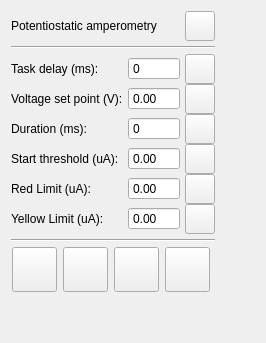
      <widget class="QWidget" name="ptTab">
       <attribute name="title">
        <string>Potentiostatic amperometry</string>
       </attribute>
       <layout class="QGridLayout" name="gridLayout_5">
        <item row="0" column="2">
         <layout class="QGridLayout" name="ptPlotView"/>
        </item>
        <item row="1" column="2">
         <spacer name="horizontalSpacer">
          <property name="orientation">
           <enum>Qt::Horizontal</enum>
          </property>
          <property name="sizeHint" stdset="0">
           <size>
            <width>40</width>
            <height>0</height>
           </size>
          </property>
         </spacer>
        </item>
        <item row="0" column="1">
         <layout class="QGridLayout" name="gridLayout_6">
          <item row="0" column="0">
           <layout class="QVBoxLayout" name="verticalLayout">
            <property name="spacing">
             <number>5</number>
            </property>
            <item>
             <layout class="QHBoxLayout" name="horizontalLayout_4">
              <item>
               <widget class="QLabel" name="sensor0Label">
                <property name="text">
                 <string>Potentiostatic amperometry</string>
                </property>
               </widget>
              </item>
              <item>
               <widget class="QPushButton" name="ptButton">
                <property name="minimumSize">
                 <size>
                  <width>30</width>
                  <height>30</height>
                 </size>
                </property>
                <property name="maximumSize">
                 <size>
                  <width>30</width>
                  <height>30</height>
                 </size>
                </property>
                <property name="cursor">
                 <cursorShape>PointingHandCursor</cursorShape>
                </property>
                <property name="focusPolicy">
                 <enum>Qt::ClickFocus</enum>
                </property>
                <property name="text">
                 <string/>
                </property>
                <property name="icon">
                 <iconset resource="../qrc/uiResources.qrc">
                  <normaloff>:/icons/sendIcon</normaloff>:/icons/sendIcon</iconset>
                </property>
                <property name="iconSize">
                 <size>
                  <width>30</width>
                  <height>30</height>
                 </size>
                </property>
               </widget>
              </item>
             </layout>
            </item>
            <item>
             <widget class="Line" name="line_2">
              <property name="orientation">
               <enum>Qt::Horizontal</enum>
              </property>
             </widget>
            </item>
            <item>
             <layout class="QGridLayout" name="gridLayout_7">
              <property name="horizontalSpacing">
               <number>5</number>
              </property>
              <property name="verticalSpacing">
               <number>0</number>
              </property>
              <item row="3" column="3">
               <widget class="QPushButton" name="ptThresholdButton">
                <property name="minimumSize">
                 <size>
                  <width>30</width>
                  <height>30</height>
                 </size>
                </property>
                <property name="maximumSize">
                 <size>
                  <width>30</width>
                  <height>30</height>
                 </size>
                </property>
                <property name="cursor">
                 <cursorShape>PointingHandCursor</cursorShape>
                </property>
                <property name="focusPolicy">
                 <enum>Qt::ClickFocus</enum>
                </property>
                <property name="text">
                 <string/>
                </property>
                <property name="icon">
                 <iconset resource="../qrc/uiResources.qrc">
                  <normaloff>:/icons/sendIcon</normaloff>:/icons/sendIcon</iconset>
                </property>
                <property name="iconSize">
                 <size>
                  <width>30</width>
                  <height>30</height>
                 </size>
                </property>
               </widget>
              </item>
              <item row="3" column="0">
               <widget class="QLabel" name="label_17">
                <property name="text">
                 <string>Start threshold (uA):</string>
                </property>
               </widget>
              </item>
              <item row="1" column="2">
               <widget class="QDoubleSpinBox" name="ptSPValue">
                <property name="buttonSymbols">
                 <enum>QAbstractSpinBox::NoButtons</enum>
                </property>
                <property name="minimum">
                 <double>-9.990000000000000</double>
                </property>
                <property name="maximum">
                 <double>9.990000000000000</double>
                </property>
                <property name="singleStep">
                 <double>0.010000000000000</double>
                </property>
               </widget>
              </item>
              <item row="2" column="3">
               <widget class="QPushButton" name="ptTimeButton">
                <property name="minimumSize">
                 <size>
                  <width>30</width>
                  <height>30</height>
                 </size>
                </property>
                <property name="maximumSize">
                 <size>
                  <width>30</width>
                  <height>30</height>
                 </size>
                </property>
                <property name="cursor">
                 <cursorShape>PointingHandCursor</cursorShape>
                </property>
                <property name="focusPolicy">
                 <enum>Qt::ClickFocus</enum>
                </property>
                <property name="text">
                 <string/>
                </property>
                <property name="icon">
                 <iconset resource="../qrc/uiResources.qrc">
                  <normaloff>:/icons/sendIcon</normaloff>:/icons/sendIcon</iconset>
                </property>
                <property name="iconSize">
                 <size>
                  <width>30</width>
                  <height>30</height>
                 </size>
                </property>
               </widget>
              </item>
              <item row="5" column="2">
               <widget class="QDoubleSpinBox" name="ptRedLimitValue">
                <property name="buttonSymbols">
                 <enum>QAbstractSpinBox::NoButtons</enum>
                </property>
                <property name="minimum">
                 <double>-999.990000000000009</double>
                </property>
                <property name="maximum">
                 <double>999.990000000000009</double>
                </property>
                <property name="singleStep">
                 <double>0.010000000000000</double>
                </property>
               </widget>
              </item>
              <item row="3" column="2">
               <widget class="QDoubleSpinBox" name="ptThresholdValue">
                <property name="buttonSymbols">
                 <enum>QAbstractSpinBox::NoButtons</enum>
                </property>
                <property name="minimum">
                 <double>-99.989999999999995</double>
                </property>
                <property name="maximum">
                 <double>99.989999999999995</double>
                </property>
                <property name="singleStep">
                 <double>0.010000000000000</double>
                </property>
               </widget>
              </item>
              <item row="0" column="2">
               <widget class="QSpinBox" name="ptTDValue">
                <property name="buttonSymbols">
                 <enum>QAbstractSpinBox::NoButtons</enum>
                </property>
                <property name="maximum">
                 <number>1000</number>
                </property>
               </widget>
              </item>
              <item row="1" column="3">
               <widget class="QPushButton" name="ptSPButton">
                <property name="minimumSize">
                 <size>
                  <width>30</width>
                  <height>30</height>
                 </size>
                </property>
                <property name="maximumSize">
                 <size>
                  <width>30</width>
                  <height>30</height>
                 </size>
                </property>
                <property name="cursor">
                 <cursorShape>PointingHandCursor</cursorShape>
                </property>
                <property name="focusPolicy">
                 <enum>Qt::ClickFocus</enum>
                </property>
                <property name="text">
                 <string/>
                </property>
                <property name="icon">
                 <iconset resource="../qrc/uiResources.qrc">
                  <normaloff>:/icons/sendIcon</normaloff>:/icons/sendIcon</iconset>
                </property>
                <property name="iconSize">
                 <size>
                  <width>30</width>
                  <height>30</height>
                 </size>
                </property>
               </widget>
              </item>
              <item row="2" column="2">
               <widget class="QSpinBox" name="ptTimeValue">
                <property name="buttonSymbols">
                 <enum>QAbstractSpinBox::NoButtons</enum>
                </property>
                <property name="maximum">
                 <number>9999999</number>
                </property>
               </widget>
              </item>
              <item row="5" column="0">
               <widget class="QLabel" name="label_42">
                <property name="text">
                 <string>Red Limit (uA):</string>
                </property>
               </widget>
              </item>
              <item row="5" column="3">
               <widget class="QPushButton" name="ptRedLimitButton">
                <property name="minimumSize">
                 <size>
                  <width>30</width>
                  <height>30</height>
                 </size>
                </property>
                <property name="maximumSize">
                 <size>
                  <width>30</width>
                  <height>30</height>
                 </size>
                </property>
                <property name="cursor">
                 <cursorShape>PointingHandCursor</cursorShape>
                </property>
                <property name="focusPolicy">
                 <enum>Qt::ClickFocus</enum>
                </property>
                <property name="text">
                 <string/>
                </property>
                <property name="icon">
                 <iconset resource="../qrc/uiResources.qrc">
                  <normaloff>:/icons/sendIcon</normaloff>:/icons/sendIcon</iconset>
                </property>
                <property name="iconSize">
                 <size>
                  <width>30</width>
                  <height>30</height>
                 </size>
                </property>
               </widget>
              </item>
              <item row="2" column="0">
               <widget class="QLabel" name="label_4">
                <property name="text">
                 <string>Duration (ms):</string>
                </property>
               </widget>
              </item>
              <item row="0" column="0">
               <widget class="QLabel" name="label_2">
                <property name="text">
                 <string>Task delay (ms):</string>
                </property>
               </widget>
              </item>
              <item row="0" column="3">
               <widget class="QPushButton" name="ptTDButton">
                <property name="minimumSize">
                 <size>
                  <width>30</width>
                  <height>30</height>
                 </size>
                </property>
                <property name="maximumSize">
                 <size>
                  <width>30</width>
                  <height>30</height>
                 </size>
                </property>
                <property name="cursor">
                 <cursorShape>PointingHandCursor</cursorShape>
                </property>
                <property name="focusPolicy">
                 <enum>Qt::ClickFocus</enum>
                </property>
                <property name="text">
                 <string/>
                </property>
                <property name="icon">
                 <iconset resource="../qrc/uiResources.qrc">
                  <normaloff>:/icons/sendIcon</normaloff>:/icons/sendIcon</iconset>
                </property>
                <property name="iconSize">
                 <size>
                  <width>30</width>
                  <height>30</height>
                 </size>
                </property>
               </widget>
              </item>
              <item row="1" column="0">
               <widget class="QLabel" name="label_3">
                <property name="text">
                 <string>Voltage set point (V):</string>
                </property>
               </widget>
              </item>
              <item row="6" column="0">
               <widget class="QLabel" name="label_43">
                <property name="text">
                 <string>Yellow Limit (uA):</string>
                </property>
               </widget>
              </item>
              <item row="6" column="2">
               <widget class="QDoubleSpinBox" name="ptYellowLimitValue">
                <property name="buttonSymbols">
                 <enum>QAbstractSpinBox::NoButtons</enum>
                </property>
                <property name="minimum">
                 <double>-999.990000000000009</double>
                </property>
                <property name="maximum">
                 <double>999.990000000000009</double>
                </property>
                <property name="singleStep">
                 <double>0.010000000000000</double>
                </property>
               </widget>
              </item>
              <item row="6" column="3">
               <widget class="QPushButton" name="ptYellowLimitButton">
                <property name="minimumSize">
                 <size>
                  <width>30</width>
                  <height>30</height>
                 </size>
                </property>
                <property name="maximumSize">
                 <size>
                  <width>30</width>
                  <height>30</height>
                 </size>
                </property>
                <property name="cursor">
                 <cursorShape>PointingHandCursor</cursorShape>
                </property>
                <property name="focusPolicy">
                 <enum>Qt::ClickFocus</enum>
                </property>
                <property name="text">
                 <string/>
                </property>
                <property name="icon">
                 <iconset resource="../qrc/uiResources.qrc">
                  <normaloff>:/icons/sendIcon</normaloff>:/icons/sendIcon</iconset>
                </property>
                <property name="iconSize">
                 <size>
                  <width>30</width>
                  <height>30</height>
                 </size>
                </property>
               </widget>
              </item>
             </layout>
            </item>
            <item>
             <widget class="Line" name="line">
              <property name="orientation">
               <enum>Qt::Horizontal</enum>
              </property>
             </widget>
            </item>
            <item>
             <layout class="QHBoxLayout" name="horizontalLayout_2">
              <item>
               <spacer name="horizontalSpacer_5">
                <property name="orientation">
                 <enum>Qt::Horizontal</enum>
                </property>
                <property name="sizeType">
                 <enum>QSizePolicy::Preferred</enum>
                </property>
                <property name="sizeHint" stdset="0">
                 <size>
                  <width>0</width>
                  <height>0</height>
                 </size>
                </property>
               </spacer>
              </item>
              <item>
               <widget class="QPushButton" name="ptPlayButton">
                <property name="minimumSize">
                 <size>
                  <width>45</width>
                  <height>45</height>
                 </size>
                </property>
                <property name="maximumSize">
                 <size>
                  <width>45</width>
                  <height>45</height>
                 </size>
                </property>
                <property name="cursor">
                 <cursorShape>PointingHandCursor</cursorShape>
                </property>
                <property name="focusPolicy">
                 <enum>Qt::ClickFocus</enum>
                </property>
                <property name="text">
                 <string/>
                </property>
                <property name="icon">
                 <iconset resource="../qrc/uiResources.qrc">
                  <normaloff>:/icons/playIcon</normaloff>
                  <normalon>:/icons/pauseIcon</normalon>:/icons/playIcon</iconset>
                </property>
                <property name="iconSize">
                 <size>
                  <width>45</width>
                  <height>45</height>
                 </size>
                </property>
                <property name="checkable">
                 <bool>true</bool>
                </property>
               </widget>
              </item>
              <item>
               <widget class="QPushButton" name="ptSaveButton">
                <property name="minimumSize">
                 <size>
                  <width>45</width>
                  <height>45</height>
                 </size>
                </property>
                <property name="maximumSize">
                 <size>
                  <width>45</width>
                  <height>45</height>
                 </size>
                </property>
                <property name="cursor">
                 <cursorShape>PointingHandCursor</cursorShape>
                </property>
                <property name="focusPolicy">
                 <enum>Qt::ClickFocus</enum>
                </property>
                <property name="text">
                 <string/>
                </property>
                <property name="icon">
                 <iconset resource="../qrc/uiResources.qrc">
                  <normaloff>:/icons/saveIcon</normaloff>:/icons/saveIcon</iconset>
                </property>
                <property name="iconSize">
                 <size>
                  <width>45</width>
                  <height>45</height>
                 </size>
                </property>
               </widget>
              </item>
              <item>
               <widget class="QPushButton" name="ptLoadButton">
                <property name="minimumSize">
                 <size>
                  <width>45</width>
                  <height>45</height>
                 </size>
                </property>
                <property name="maximumSize">
                 <size>
                  <width>45</width>
                  <height>45</height>
                 </size>
                </property>
                <property name="cursor">
                 <cursorShape>PointingHandCursor</cursorShape>
                </property>
                <property name="focusPolicy">
                 <enum>Qt::ClickFocus</enum>
                </property>
                <property name="text">
                 <string/>
                </property>
                <property name="icon">
                 <iconset resource="../qrc/uiResources.qrc">
                  <normaloff>:/icons/loadIcon</normaloff>:/icons/loadIcon</iconset>
                </property>
                <property name="iconSize">
                 <size>
                  <width>45</width>
                  <height>45</height>
                 </size>
                </property>
               </widget>
              </item>
              <item>
               <widget class="QPushButton" name="ptCloseButton">
                <property name="minimumSize">
                 <size>
                  <width>45</width>
                  <height>45</height>
                 </size>
                </property>
                <property name="maximumSize">
                 <size>
                  <width>45</width>
                  <height>45</height>
                 </size>
                </property>
                <property name="cursor">
                 <cursorShape>PointingHandCursor</cursorShape>
                </property>
                <property name="focusPolicy">
                 <enum>Qt::ClickFocus</enum>
                </property>
                <property name="text">
                 <string/>
                </property>
                <property name="icon">
                 <iconset resource="../qrc/uiResources.qrc">
                  <normaloff>:/icons/closeIcon</normaloff>:/icons/closeIcon</iconset>
                </property>
                <property name="iconSize">
                 <size>
                  <width>45</width>
                  <height>45</height>
                 </size>
                </property>
               </widget>
              </item>
              <item>
               <spacer name="horizontalSpacer_3">
                <property name="orientation">
                 <enum>Qt::Horizontal</enum>
                </property>
                <property name="sizeType">
                 <enum>QSizePolicy::Preferred</enum>
                </property>
                <property name="sizeHint" stdset="0">
                 <size>
                  <width>0</width>
                  <height>0</height>
                 </size>
                </property>
               </spacer>
              </item>
             </layout>
            </item>
            <item>
             <spacer name="verticalSpacer">
              <property name="orientation">
               <enum>Qt::Vertical</enum>
              </property>
              <property name="sizeHint" stdset="0">
               <size>
                <width>20</width>
                <height>40</height>
               </size>
              </property>
             </spacer>
            </item>
           </layout>
          </item>
         </layout>
        </item>
       </layout>
      </widget>
